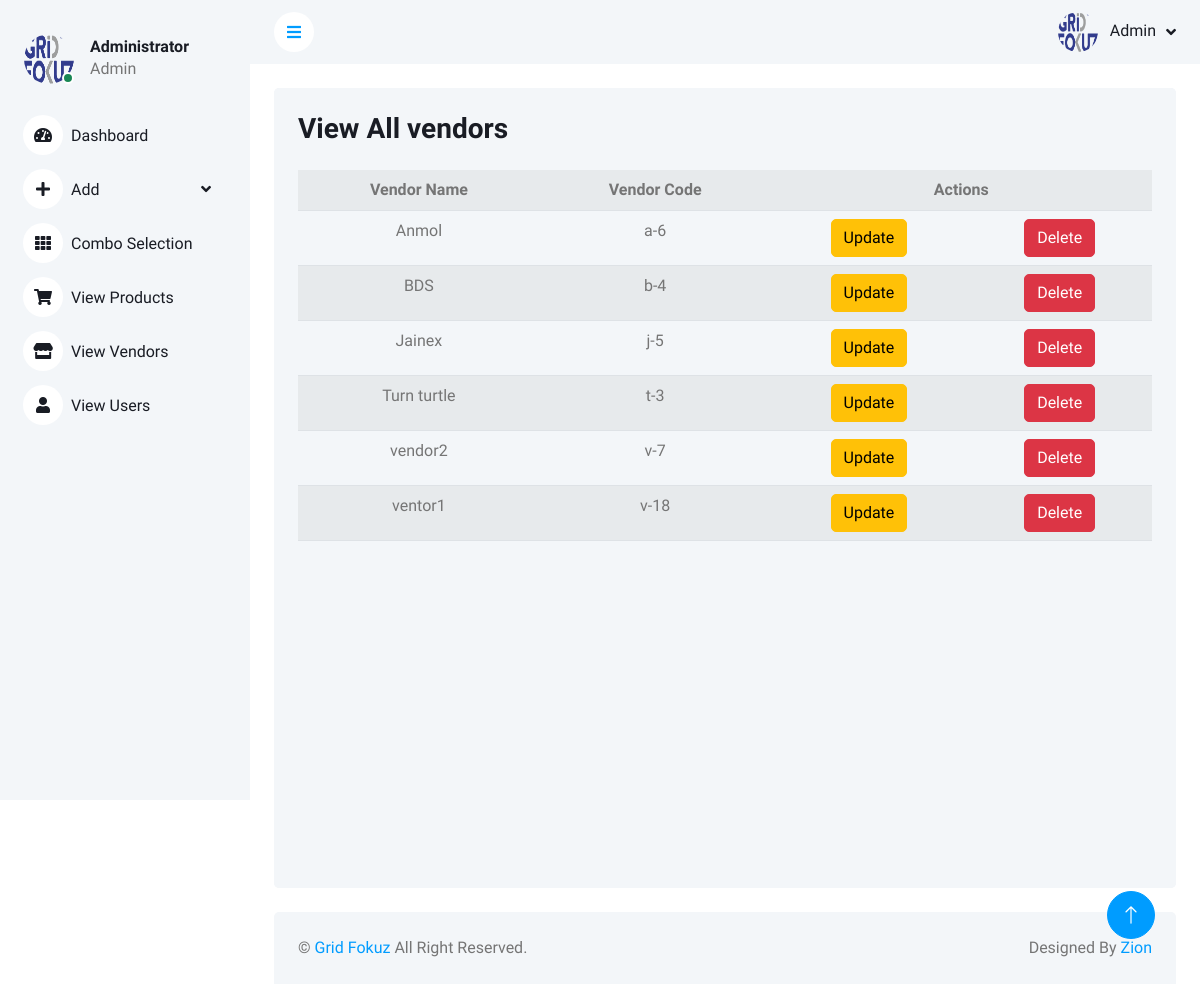
The page /AdminViewAllVendors (signed in) on the database as committed earlier.
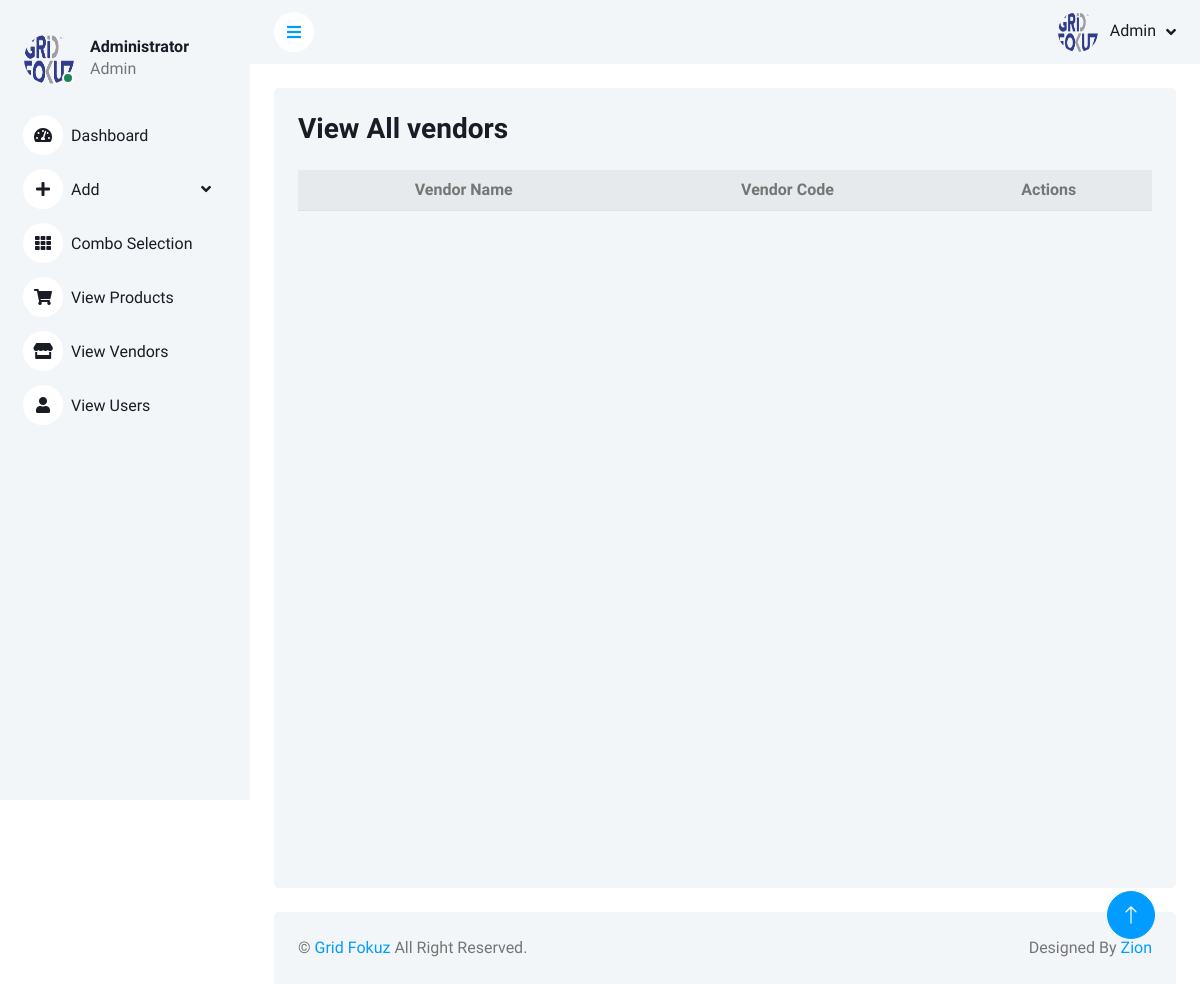
The same page on the database as committed later.
### gridfokuzapp/models.py (models this page shows, shortened)
class AddVendors(models.Model):
    vendorname = models.CharField(max_length=30)
    ventorcode = models.CharField(max_length=30, null=True)

### gridfokuzapp/views.py (the view)
# urls.py: path("AdminViewAllVendors", views.AdminViewAllVendors, name="AdminViewAllVendors"),
def AdminViewAllVendors(request):
    if not request.user.is_authenticated:
        return redirect('Usrlogin')
    name = request.user
    vendors = AddVendors.objects.all().order_by('vendorname')
    is_admin = False
    user_groups = request.user.groups.values_list('name', flat=True)
    admin = list(user_groups)
    if admin[0] == "Admin":
        is_admin = True
    return render(request, "GridAdmin/AdminViewAllVendors.html", {"vendors":vendors, "is_admin":is_admin})

### templates/GridAdmin/AdminViewAllVendors.html (shortened to what this page needs)
<!DOCTYPE html>
{% load static %}
<html lang="en">
<head>
    <link href="https://cdnjs.cloudflare.com/ajax/libs/font-awesome/5.10.0/css/all.min.css" rel="stylesheet">
    <link href="https://cdn.jsdelivr.net/npm/bootstrap-icons@1.4.1/font/bootstrap-icons.css" rel="stylesheet">
    <link href="{% static 'lib/owlcarousel/assets/owl.carousel.min.css' %}" rel="stylesheet">
    <link href="{% static 'lib/tempusdominus/css/tempusdominus-bootstrap-4.min.css' %}" rel="stylesheet" />
    <link href="{% static 'css/bootstrap.min.css' %}" rel="stylesheet">
    <link href="{% static 'css/style.css' %}" rel="stylesheet">
</head>
<body>
    <div class="container-xxl position-relative bg-white d-flex p-0">
        <div class="sidebar pe-4 pb-3">
            <nav class="navbar bg-light navbar-light">
                <div class="d-flex align-items-center ms-4 mb-4">
                    <div class="position-relative">
                        <img class="rounded-circle" src="{% static 'img/logo3.png' %}" alt="" style="width: 50px; height: 50px;">
                        <div class="bg-success rounded-circle border border-2 border-white position-absolute end-0 bottom-0 p-1"></div>
                    </div>
                    <div class="ms-3">
                        <h6 class="mb-0">Administrator</h6>
                        <span>Admin</span>
                    </div>
                </div>
                <div class="navbar-nav w-100">
                    <a href="GridHome" class="nav-item nav-link"><i class="fa fa-tachometer-alt me-2"></i>Dashboard</a>
                    <div class="nav-item dropdown">
                        <a href="#" class="nav-link dropdown-toggle" data-bs-toggle="dropdown"><i class="fa fa-plus me-2"></i>Add</a>
                    </div>
                    <a href="/Combo" class="nav-item nav-link"><i class="fa fa-th me-2"></i>Combo Selection</a>
                    <a href="/AdminViewAllProducts" class="nav-item nav-link"><i class="fa fa-shopping-cart me-2"></i>View Products</a>
                    <a href="/AdminViewAllVendors" class="nav-item nav-link"><i class="fa fa-store me-2"></i>View Vendors</a>
                    {% if is_admin %}
                        <a href="/users" class="nav-item nav-link"><i class="fa fa-user me-2"></i>View Users</a>
                    {% endif %}
                </div>
            </nav>
        </div>
        <div class="content">
            <nav class="navbar navbar-expand bg-light navbar-light sticky-top px-4 py-0">
                <a href="#" class="sidebar-toggler flex-shrink-0">
                    <i class="fa fa-bars"></i>
                </a>
                <div class="navbar-nav align-items-center ms-auto">
                    <div class="nav-item dropdown">
                        <a href="#" class="nav-link dropdown-toggle" data-bs-toggle="dropdown">
                            <img class="rounded-circle me-lg-2" src="{% static 'img/logo3.png' %}" alt="" style="width: 40px; height: 40px;">
                            <span class="d-none d-lg-inline-flex">Admin</span>
                        </a>
                    </div>
                </div>
            </nav>
            <div class="container-fluid pt-4 px-4">
                <div class="row vh-100 bg-light rounded align-items-center justify-content-center mx-0">
                    <div class="bg-light rounded h-100 p-4 vendorinfo">
                        <h3 class="mb-4">View All vendors</h3>
                        <div class="col-12">
                            <div class="row">
                                <div class="container">
                                    <table class="table table-striped">
                                        <tr>
                                            <th>Vendor Name</th>
                                            <th>Vendor Code</th>
                                            <th colspan="2">Actions</th>
                                        </tr>
                                        {% for i in vendors %}
                                            {% if i.vendorname == "vendorname" %}
                                            <tr></tr>
                                            {% else %}
                                                <tr>
                                                    <td>{{i.vendorname}}</td>
                                                    <td>{{i.ventorcode}}</td>
                                                    <td><a href="{% url 'updatevendor' i.id %}" class="btn btn-warning">Update</a></td>
                                                    <td><a href="{% url 'deletevendor' i.id %}" class="btn btn-danger">Delete</a></td>
                                                </tr>
                                            {% endif %}
                                        {% endfor %}
                                    </table>
                                </div>
                            </div>
                        </div>
                    </div>
                </div>
            </div>
            <div class="container-fluid pt-4 px-4">
                <div class="bg-light rounded-top p-4">
                    <div class="row">
                        <div class="col-12 col-sm-6 text-center text-sm-start">
                            &copy; <a href="#">Grid Fokuz</a> All Right Reserved.
                        </div>
                        <div class="col-12 col-sm-6 text-center text-sm-end">
                            Designed By <a href="">Zion</a>
                        </div>
                    </div>
                </div>
            </div>
        </div>
        <a href="#" class="btn btn-lg btn-primary btn-lg-square back-to-top"><i class="bi bi-arrow-up"></i></a>
    </div>
</body>
</html>

### static/css/style.css (style rules this page uses)
:root { --primary: #009CFF; --light: #F3F6F9; --dark: #191C24; }
.back-to-top { position: fixed; display: none; right: 45px; bottom: 45px; z-index: 99; }
.btn { transition: .5s; }
.btn.btn-primary { color: #FFFFFF; }
.btn-lg-square { width: 48px; height: 48px; }
.btn-square, .btn-sm-square, .btn-lg-square { padding: 0; display: inline-flex; align-items: center; justify-content: center; font-weight: normal; border-radius: 50px; }
.sidebar { position: fixed; top: 0; left: 0; bottom: 0; width: 250px; height: 100vh; overflow-y: auto; background: var(--light); transition: 0.5s; z-index: 999; }
.content { margin-left: 250px; min-height: 100vh; background: #FFFFFF; transition: 0.5s; }
@media (min-width: 992px) { .sidebar { margin-left: 0; } }
@media (min-width: 992px) { .content { width: calc(100% - 250px); } }
.sidebar .navbar .navbar-nav .nav-link { padding: 7px 20px; color: var(--dark); font-weight: 500; border-left: 3px solid var(--light); border-radius: 0 30px 30px 0; outline: none; }
.sidebar .navbar .navbar-nav .nav-link i { width: 40px; height: 40px; display: inline-flex; align-items: center; justify-content: center; background: #FFFFFF; border-radius: 40px; }
.sidebar .navbar .dropdown-toggle::after { position: absolute; top: 15px; right: 15px; border: none; content: "\f107"; font-family: "Font Awesome 5 Free"; font-weight: 900; transition: .5s; }
.content .navbar .navbar-nav .nav-link { margin-left: 25px; padding: 12px 0; color: var(--dark); outline: none; }
.content .navbar .sidebar-toggler, .content .navbar .navbar-nav .nav-link i { width: 40px; height: 40px; display: inline-flex; align-items: center; justify-content: center; background: #FFFFFF; border-radius: 40px; }
.content .navbar .dropdown-toggle::after { margin-left: 6px; vertical-align: middle; border: none; content: "\f107"; font-family: "Font Awesome 5 Free"; font-weight: 900; transition: .5s; }

### templates/GridAdmin/AdminViewAllVendors.html (style rules this page uses)
.vendorinfo { overflow:scroll; }
th,td { text-align:center; }

Rows that differ between the two databases and show on the page:
removed AddVendors: vendorname "Anmol", ventorcode "a-6"
removed AddVendors: vendorname "BDS", ventorcode "b-4"
removed AddVendors: vendorname "Jainex", ventorcode "j-5"
removed AddVendors: vendorname "Turn turtle", ventorcode "t-3"
removed AddVendors: vendorname "vendor2", ventorcode "v-7"
removed AddVendors: vendorname "ventor1", ventorcode "v-18"
